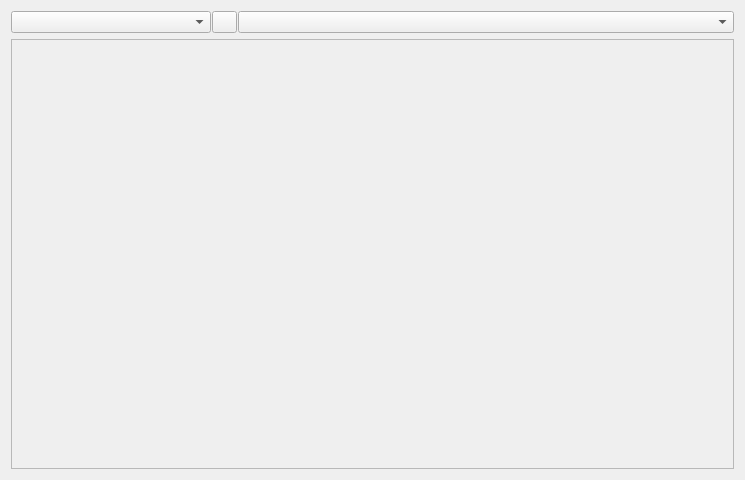
<?xml version="1.0" encoding="UTF-8"?>
<ui version="4.0">
 <class>EditorTab</class>
 <widget class="QWidget" name="EditorTab">
  <property name="geometry">
   <rect>
    <x>0</x>
    <y>0</y>
    <width>745</width>
    <height>480</height>
   </rect>
  </property>
  <property name="windowTitle">
   <string>Form</string>
  </property>
  <layout class="QGridLayout" name="gridLayout">
   <item row="0" column="0">
    <layout class="QVBoxLayout" name="mVLayout">
     <item>
      <layout class="QHBoxLayout" name="mTopComboLayout">
       <property name="spacing">
        <number>1</number>
       </property>
       <item>
        <widget class="QComboBox" name="mDocumentCombo">
         <property name="sizePolicy">
          <sizepolicy hsizetype="Maximum" vsizetype="Maximum">
           <horstretch>0</horstretch>
           <verstretch>0</verstretch>
          </sizepolicy>
         </property>
         <property name="minimumSize">
          <size>
           <width>200</width>
           <height>0</height>
          </size>
         </property>
         <property name="maximumSize">
          <size>
           <width>200</width>
           <height>16777215</height>
          </size>
         </property>
        </widget>
       </item>
       <item>
        <widget class="QPushButton" name="mCloseButton">
         <property name="sizePolicy">
          <sizepolicy hsizetype="Maximum" vsizetype="Maximum">
           <horstretch>0</horstretch>
           <verstretch>0</verstretch>
          </sizepolicy>
         </property>
         <property name="minimumSize">
          <size>
           <width>25</width>
           <height>0</height>
          </size>
         </property>
         <property name="maximumSize">
          <size>
           <width>25</width>
           <height>16777215</height>
          </size>
         </property>
         <property name="text">
          <string/>
         </property>
         <property name="icon">
          <iconset resource="../../ART.qrc">
           <normaloff>:/images/close.png</normaloff>:/images/close.png</iconset>
         </property>
        </widget>
       </item>
       <item>
        <widget class="QComboBox" name="mMethodCombo">
         <property name="sizePolicy">
          <sizepolicy hsizetype="Minimum" vsizetype="Maximum">
           <horstretch>7</horstretch>
           <verstretch>0</verstretch>
          </sizepolicy>
         </property>
        </widget>
       </item>
      </layout>
     </item>
     <item>
      <widget class="QFrame" name="mBotFrame">
       <property name="sizePolicy">
        <sizepolicy hsizetype="Preferred" vsizetype="Expanding">
         <horstretch>0</horstretch>
         <verstretch>0</verstretch>
        </sizepolicy>
       </property>
       <property name="frameShape">
        <enum>QFrame::StyledPanel</enum>
       </property>
       <property name="frameShadow">
        <enum>QFrame::Raised</enum>
       </property>
       <layout class="QGridLayout" name="mBotFrameLayout">
        <property name="leftMargin">
         <number>0</number>
        </property>
        <property name="topMargin">
         <number>0</number>
        </property>
        <property name="rightMargin">
         <number>0</number>
        </property>
        <property name="bottomMargin">
         <number>0</number>
        </property>
        <item row="0" column="0">
         <widget class="QStackedWidget" name="mEditStackedWidget"/>
        </item>
       </layout>
      </widget>
     </item>
    </layout>
   </item>
  </layout>
 </widget>
 <resources>
  <include location="../../ART.qrc"/>
 </resources>
 <connections>
  <connection>
   <sender>mDocumentCombo</sender>
   <signal>currentIndexChanged(int)</signal>
   <receiver>mEditStackedWidget</receiver>
   <slot>setCurrentIndex(int)</slot>
   <hints>
    <hint type="sourcelabel">
     <x>110</x>
     <y>22</y>
    </hint>
    <hint type="destinationlabel">
     <x>372</x>
     <y>255</y>
    </hint>
   </hints>
  </connection>
 </connections>
</ui>
